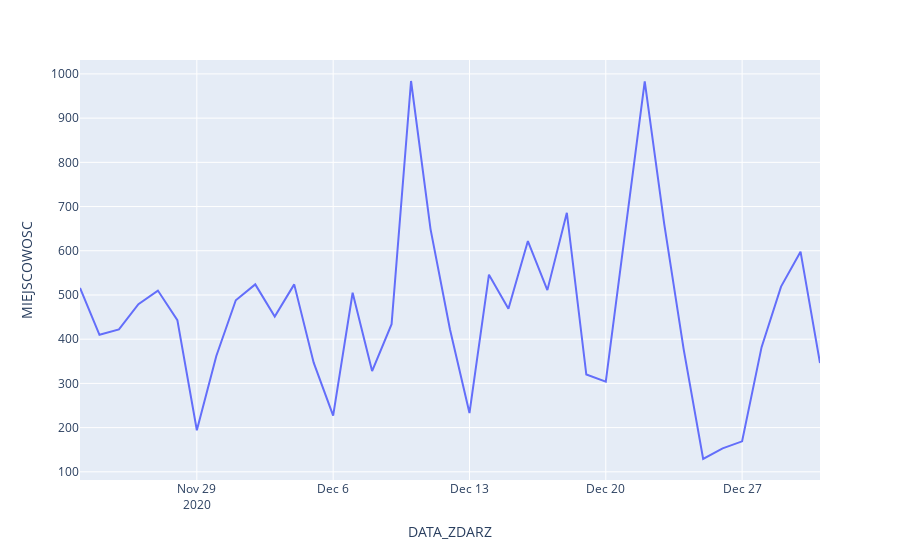

This figure's notebook cell:
### Code cell
new_df = grouped['2020-11-23': '2020-12-31']
fig = px.line(new_df,y="MIEJSCOWOSC")
fig.show()

### Figure 1 — Plotly figure (JSON) as saved in the notebook; plotly's stock layout.template omitted (floating-point values rounded to 4 significant figures)
{"data": [{"hovertemplate": "DATA_ZDARZ=%{x}<br>MIEJSCOWOSC=%{y}<extra></extra>", "legendgroup": "", "line": {"color": "#636efa", "dash": "solid"}, "marker": {"symbol": "circle"}, "mode": "lines", "name": "", "orientation": "v", "showlegend": false, "type": "scatter", "x": ["2020-11-23T00:00:00", "2020-11-24T00:00:00", "2020-11-25T00:00:00", "2020-11-26T00:00:00", "2020-11-27T00:00:00", "2020-11-28T00:00:00", "2020-11-29T00:00:00", "2020-11-30T00:00:00", "2020-12-01T00:00:00", "2020-12-02T00:00:00", "2020-12-03T00:00:00", "2020-12-04T00:00:00", "2020-12-05T00:00:00", "2020-12-06T00:00:00", "2020-12-07T00:00:00", "2020-12-08T00:00:00", "2020-12-09T00:00:00", "2020-12-10T00:00:00", "2020-12-11T00:00:00", "2020-12-12T00:00:00", "2020-12-13T00:00:00", "2020-12-14T00:00:00", "2020-12-15T00:00:00", "2020-12-16T00:00:00", "2020-12-17T00:00:00", "2020-12-18T00:00:00", "2020-12-19T00:00:00", "2020-12-20T00:00:00", "2020-12-21T00:00:00", "2020-12-22T00:00:00", "2020-12-23T00:00:00", "2020-12-24T00:00:00", "2020-12-25T00:00:00", "2020-12-26T00:00:00", "2020-12-27T00:00:00", "2020-12-28T00:00:00", "2020-12-29T00:00:00", "2020-12-30T00:00:00", "2020-12-31T00:00:00"], "xaxis": "x", "y": [516, 410, 422, 479, 510, 443, 194, 362, 488, 524, 451, 524, 347, 227, 505, 328, 434, 984, 649, 422, 233, 546, 469, 622, 511, 686, 320, 304, 644, 983, 661, 377, 129, 153, 169, 382, 519, 598, 346], "yaxis": "y"}], "layout": {"legend": {"tracegroupgap": 0}, "margin": {"t": 60}, "xaxis": {"anchor": "y", "domain": [0, 1], "title": {"text": "DATA_ZDARZ"}}, "yaxis": {"anchor": "x", "domain": [0, 1], "title": {"text": "MIEJSCOWOSC"}}}}
